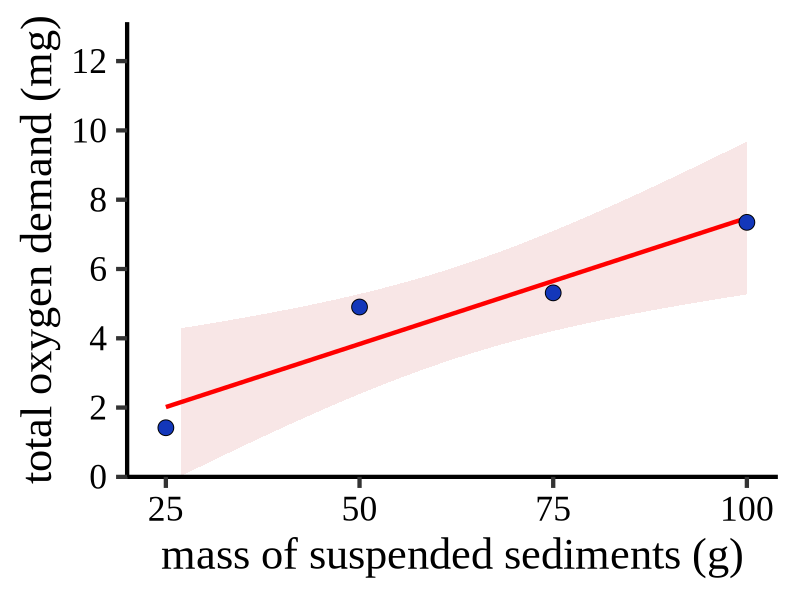
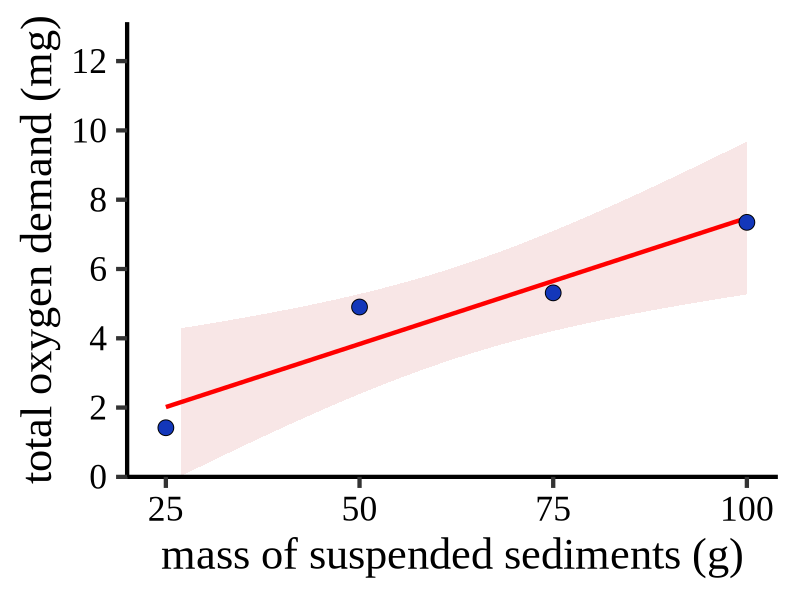

The R source for these figures, in order:
## 设置工作路径
setwd("D:/.学校/研究生/组会/溶解氧论文")
library(ggplot2)

# S1
data <- data.frame(
  mass = c(25, 50, 75, 100),  # 替换为实际数据
  tod = c(1.41751, 4.90252, 5.31078, 7.34631)
)

# 如果未安装sciRcolor，用其他颜色替代
# 例如：point_colors <- "blue", line_colors <- "red"
# 定义颜色变量（可根据需要修改）
point_border <- "black"    # 散点边框颜色
point_fill <- "#1337ba"    # 散点填充颜色
line_color <- "red"    # 趋势线颜色

p <- ggplot(data, aes(x=mass, y=tod)) + 
  geom_smooth(method="lm", color=line_color, fill="#edc0c0", size=1.5, level = 0.9) +
  geom_point(shape=21, color=point_border, fill=point_fill, size=5) +  # 分别设置边框和填充色
  scale_x_continuous(
    breaks = c(25, 50, 75, 100),  # 设置x轴刻度
    limits = c(20, 100),  # 设置x轴范围从0开始
    expand = expansion(mult = c(0, 0.05))  # 调整扩展量
  ) +
  scale_y_continuous(breaks=seq(0,12.5,2), limits=c(0,12.5), 
                     expand=expansion(mult=c(0,0.05))) +
  labs(
    x = "mass of suspended sediments (g)",  
    y = "total oxygen demand (mg)"   
  ) +
  theme_classic(base_size = 32) +
  theme(
    # panel.border = element_rect(color = "black", fill = NA),
    # axis.line = element_line(size = 0.5)
    axis.text = element_text(color = "black"),
    text = element_text(family = "Times New Roman")
  )

print(p)

# 保存图形（可选）
ggsave("scatter-smooth1-0314.png", p, width = 8, height = 6, dpi = 600)
